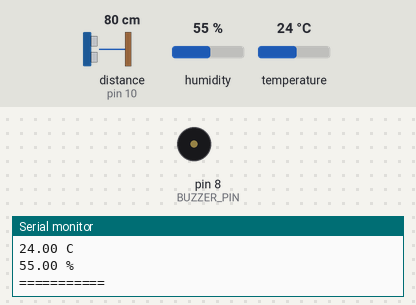
This sketch was run on a simulated Arduino Uno, built with avr-gcc and run on an emulated ATmega328P. Parts: buzzer (waves = sounding, pin HIGH), the last lines printed to the serial monitor. Wiring (inferred from the names in the program): ultrasonic range finder: trigger pin 9; echo pin 10. The test bench sets the inputs (shaded band); at power-on: distance to the obstacle (sensor on pin 10) 80 cm, humidity 55 %, temperature 24 °C. The echo pulse lasts 58.3 µs per cm; pins used as bus, display or sensor lines are not drawn.

Above: at 4.8 s.
4.9 s: distance to the obstacle (sensor on pin 10) set to 12 cm
7.9 s: distance to the obstacle (sensor on pin 10) set to 9 cm
At 9.4 s:
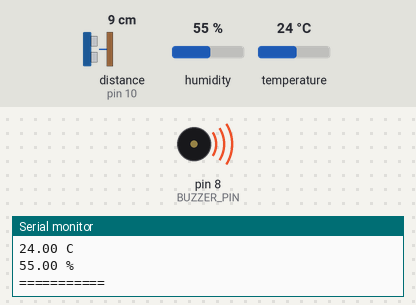
10.9 s: distance to the obstacle (sensor on pin 10) set to 18 cm
At 12.5 s:
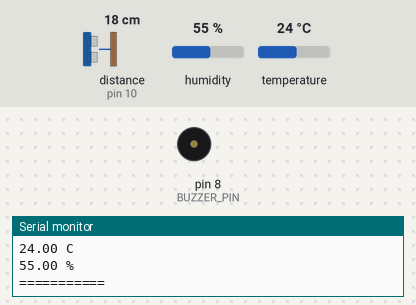
13.9 s: distance to the obstacle (sensor on pin 10) set to 4 cm
At 15.2 s:
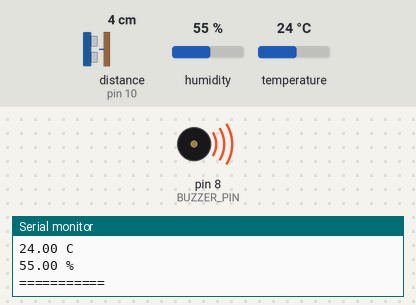
Timing chart, 0 to 16.9 s (numbered marks = the images above; inputs shaded):
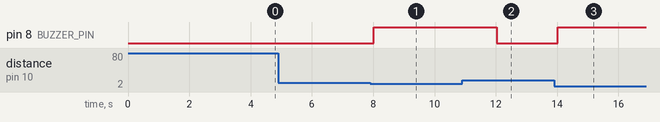

Measured:
- the behaviour switches between 11 and 10 cm on distance to the obstacle (sensor on pin 10) (found by bisection; images 0 and 1)
- after the input at 7.9 s, pin 8 (BUZZER_PIN): LOW → HIGH after 0.13 s
- after the input at 10.9 s, pin 8 (BUZZER_PIN): HIGH → LOW after 1.1 s
- after the input at 13.9 s, pin 8 (BUZZER_PIN): LOW → HIGH after 0.12 s

The sketch:

6.ino
```cpp
#include <dht.h>  // Include DHT library for reading temperature and humidity

// Pin definitions
#define trigPin 9        // Trigger pin of ultrasonic sensor
#define echoPin 10       // Echo pin of ultrasonic sensor
#define DHT11_PIN 2      // Data pin for DHT11 sensor
#define BUZZER_PIN 8     // Pin connected to the buzzer

// Variables for sensor measurements
float duration, distance;
float sound_speed;
float temp, hmdt;

// Variables for timing
unsigned long previousMillis = 0;  // Stores the last time sensor data was read
const long interval = 2000;         // Interval between readings (2 seconds)

dht DHT;  // Create DHT sensor object

void setup() {
  pinMode(trigPin, OUTPUT);       // Set trigger pin as output
  pinMode(echoPin, INPUT);         // Set echo pin as input
  pinMode(DHT11_PIN, INPUT);       // DHT11 pin as input (even though DHT library handles it)
  pinMode(BUZZER_PIN, OUTPUT);     // Set buzzer pin as output
  Serial.begin(9600);              // Initialize serial communication at 9600 baud
}

void loop() {
  unsigned long currentMillis = millis();  // Get the current time

  // Only proceed if 2 seconds have passed
  if (currentMillis - previousMillis >= interval) {
    previousMillis = currentMillis;  // Update last reading time

    // Read temperature and humidity from DHT11 sensor
    int chk = DHT.read11(DHT11_PIN);
    temp = DHT.temperature;
    hmdt = DHT.humidity;

    // Trigger the ultrasonic sensor
    digitalWrite(trigPin, LOW);
    delayMicroseconds(2);
    digitalWrite(trigPin, HIGH);
    delayMicroseconds(10);
    digitalWrite(trigPin, LOW);

    // Read the duration of echo pulse
    duration = pulseIn(echoPin, HIGH);

    // Calculate speed of sound based on temperature and humidity
    sound_speed = 331.4 + (0.606 * temp) + (0.0124 + 0.000058 * hmdt) * temp;

    // Calculate distance based on duration and speed of sound
    distance = (duration / 2) * (sound_speed / 10000);  // Convert to centimeters

    // Check if distance is within valid range
    if (distance < 400 && distance > 2) {
      Serial.print(distance);
      Serial.println(" cm");

      // If object is closer than 10 cm, turn on buzzer
      if (distance < 10) {
        digitalWrite(BUZZER_PIN, HIGH);
      } else {
        digitalWrite(BUZZER_PIN, LOW);
      }

    } else {
      Serial.println("Out of range");
      digitalWrite(BUZZER_PIN, LOW);  // Turn off buzzer if out of range
    }

    // Print temperature and humidity
    Serial.print(temp);
    Serial.println(" C");
    Serial.print(hmdt);
    Serial.println(" %");
    Serial.println("===========");
  }
}
```
